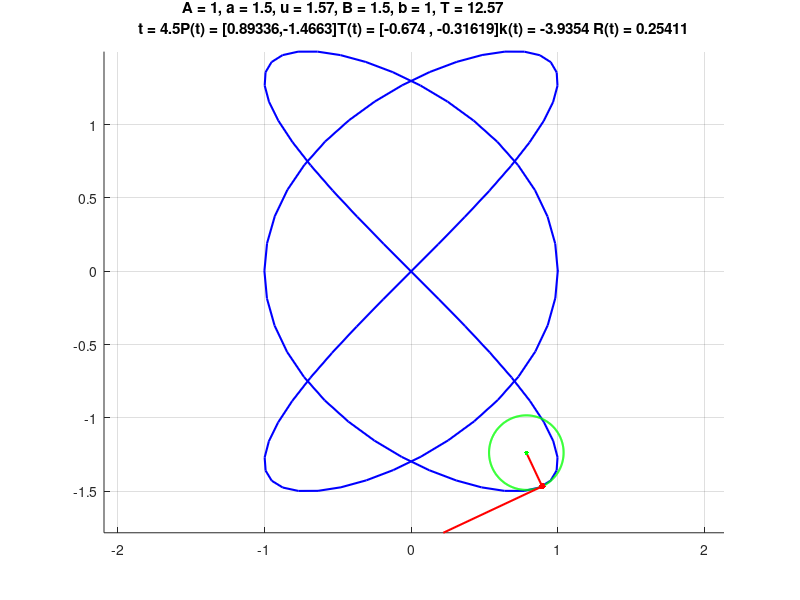
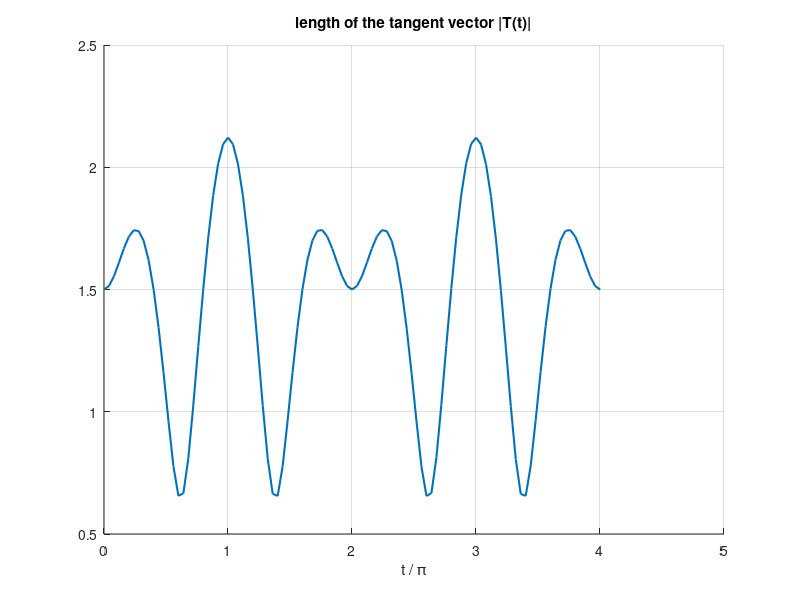
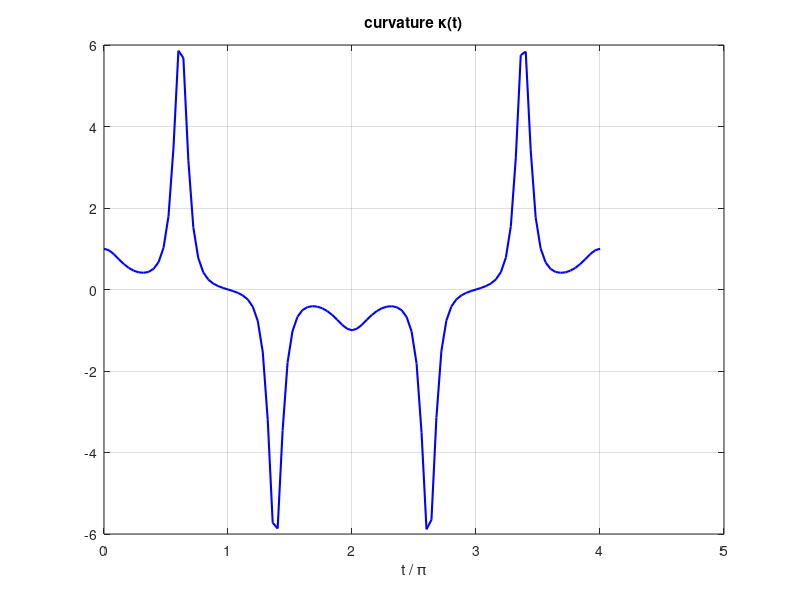

Source code (MATLAB) for these figures, in order:
clear
close all
A = 1
a = 1.5
u = 1.57

B = 1.5
b = 1
T = 12.57

x=@(t) A .* sin(a .* t + u)
y=@(t) B*sin(b .* t)

dx=@(t) A .* a .* cos(a * t + u)
dy=@(t) B .* b .* cos(b * t)

d2x= @(t) -A .* a .^ 2 * sin(a .* t + u)
d2y= @(t) -B .* b .^ 2 * sin(b .* t)
% value

t0 = 4.5

% Curvature

k = @(t) (dx(t) .* d2y(t) - d2x(t) .* dy(t)) ./ ((sqrt(dx(t) .^ 2 + dy(t) .^ 2)) .^ 3)

% value

x0 = x(t0)
y0 = y(t0)
dx0 = dx(t0)
dy0 = dy(t0)
d2x0 = d2x(t0)
d2y0 = d2y(t0)
k0 = k(t0)

% radius
R0 = 1 / abs(k0)
th0=atan2d(dy0, dx0)

%center of the circle of curvature
if k0>=0
    kx0=x0+R0*cosd(th0+90)
    ky0=y0+R0*sind(th0+90)
else
    kx0=x0+R0*cosd(th0-90)
    ky0=y0+R0*sind(th0-90)
end
%points on the circle of curvature
t=0:1:360;
kx=kx0+R0*cosd(t);
ky=ky0+R0*sind(t);



axis equal
t = 0:T/100:T;
figure(1)
hold on
plot(x(t),y(t),'b','linewidth',1.5)
plot(kx,ky,'g','linewidth',1.5)

L=0.5 %horizontal width =2L
plot([x0,kx0],[y0,ky0],'r','linewidth',1.5)
plot(x0,y0,'r.','markersize',10)
plot(kx0,ky0,'g.','markersize',10)

plot([x0,x0+dx0],[y0,y0+dy0],'r','linewidth',1.5)
plot(x0,y0,'r.','markersize',15)
title(['A = ', num2str(1), ', a = ', num2str(a), ', u = ', num2str(u), ', B = ', num2str(B), ', b = ', num2str(b), ', T = ', num2str(T)
 ,'t = ' , num2str(t0), 'P(t) = [', num2str(x0), ',', num2str(y0), ']','T(t) = [', num2str(dx0), ' , ', num2str(dy0), ']', 'k(t) = ', num2str(k0),' R(t) = ', num2str(R0)
])

grid
hold off
% length of the tangent vector |T(t)|
axis equal
TT = @(t) sqrt(dx(t) .^ 2 + dy(t) .^ 2)
figure(2)
grid
hold on
t = 0:T/100:T;
plot(t / pi, TT(t), 'linewidth', 1.5)
title('length of the tangent vector |T(t)|')
xlabel('t / π')
hold off
% curvature


hold on
figure(3)

grid
title('f(t)')
t = 0:T/100:T;
plot(t / pi, k(t),'b','linewidth',1.5)
grid
title('curvature \kappa(t)')
xlabel('t / π')





